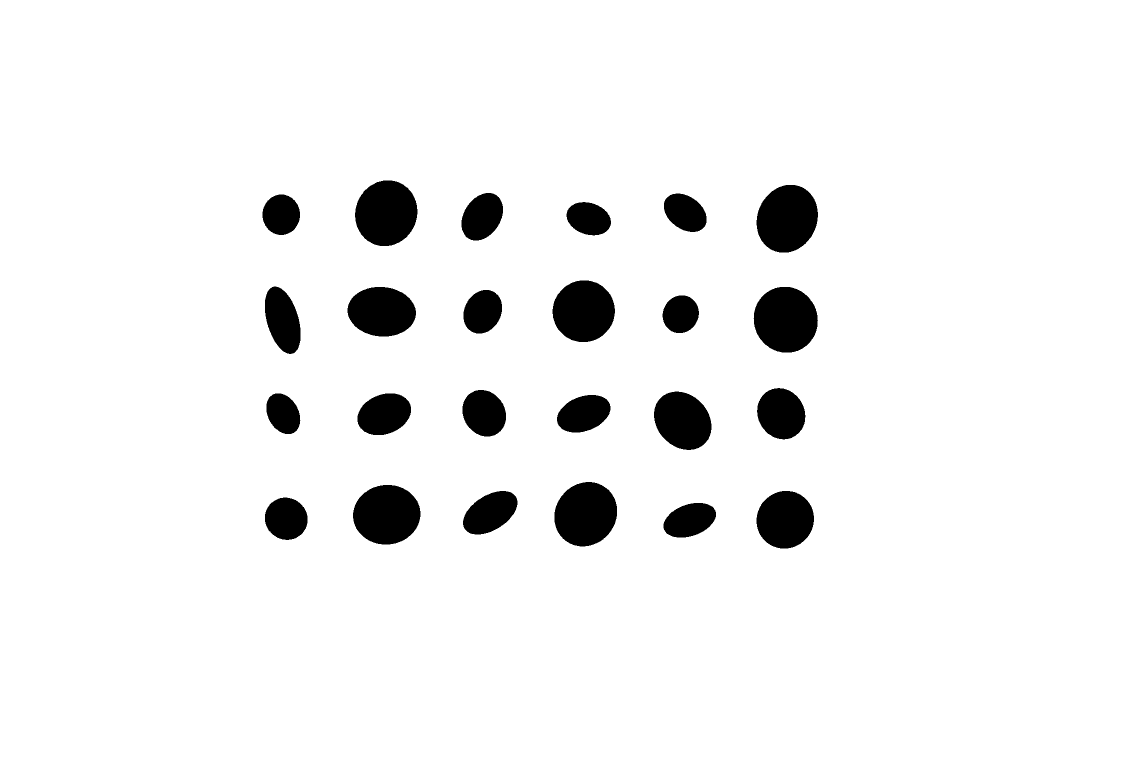
//> input picture corlor_identifi_match/7.png, 2256 x 1524 px (shown at 1/2 size)
$ ./color_match   (built with g++ and OpenCV 4)
//> lines starting //> are read from the running program, lines starting //| are printed output that depends on the picture; after the words box and inside, x2 and y2 are one past the last pixel; in counts of white or black regions, pixels touching at a corner belong together
//> further down, img is the input picture: 1524 rows x 2256 cols, CV_8UC3; 94.4% white; 24 black regions, largest, box (x1, y1, x2, y2) and area: (1507, 574, 1636, 705) 13247, (1513, 370, 1636, 505) 12963, (710, 361, 835, 492) 12834
### mycircle.h
#pragma once
#include <opencv2\opencv.hpp>
#include <iostream>
#ifndef PI
#define PI 3.141592653
#endif
using namespace cv;
using namespace std;

class mycircle
{
public:

	vector<Point2f> cir_idle;//理论圆心
	vector<int> cir_id_idle;//理论id
	vector<RotatedRect> cir_idle_ab;//理论圆心

	vector<Point2f> cir_vec,cir_match_vec;//检测到圆心,匹配过的

	vector<int> cir_hsv;//鉴别hsv
	vector<int> cir_id;//鉴别id
	vector<RotatedRect> cir_idle_ab_detect;//检测椭圆

public:
	mycircle();

	//画检测到圆心 circle(img, cir_vec[i], 3, Scalar(255, 255, 255), CV_FILLED);
	Mat& show_circle(Mat& img);

	//画检测到圆顺序/id  sprintf(s, "%d", cir_id[i]);
	Mat& show_circle_id(Mat& img);

	//画匹配结果
	Mat& show_match_order(Mat& img);

	//画椭圆,默认填充 黑色 thickness=-1
	Mat& genarate_ellipse(Mat& img, vector<RotatedRect> &center_ab_size, Scalar corlor = Scalar(0,0,0), int thickness=-1);

	//分组画椭圆  默认填充 黑色 thickness=-1
	Mat& genarate_ellipse_maiker(Mat& img, vector<RotatedRect> &center_ab_size, int group, int thickness = -1);

	//画圆
	Mat& genarate_cir(Mat& img, vector<Point2f> center_idle, int radius);

	~mycircle();
};

### imgpro.h
#pragma once
#include "mycircle.h"
#include<opencv2/highgui/highgui.hpp>
#include<opencv2/imgproc/imgproc.hpp>
#include <opencv2\opencv.hpp>
#include <iostream>
#include <stdio.h>
#include <cstdio>
#include<algorithm>
#include<Windows.h>
#include<deque>
#ifndef PI
#define PI 3.141592653
#endif

using namespace cv;
using namespace std;

//根据椭圆第一定义, 用a表示椭圆长半轴的长, b表示椭圆短半轴的长, 且a>b>0. 椭圆周长公式：L = 2πb + 4(a - b)
//椭圆周长定理：椭圆的周长等于该椭圆短半轴长为半径的圆周长（2πb）加上四倍的该椭圆长半轴长（a）与短半轴长（b）的差.椭圆面积公式： S = πab

class imgpro
{
public:
	imgpro();

	//椭圆筛选
	bool isEllipse(const vector<cv::Point2f> &contours, const RotatedRect &canEll, const double maxERR);

	//椭圆检测
	void findEllipses(const vector< vector<cv::Point2f> >& contoursRaw, std::vector< int >& sublabEllipse, std::vector<RotatedRect>& rectEll);

	//椭圆检测
	bool DecodeMark1(Mat &image, std::vector<cv::Point2f>& vpUV, bool if_gray=false);

	//椭圆检测,记录长短轴
	bool DecodeMark1(Mat &image, mycircle &cir,bool if_gray = false);

	//椭圆鉴别hsv
	void identify_cir_hsv(Mat &image, vector<cv::Point2f>& vpUV, vector<int>& hsv);

	//椭圆心鉴别hsv, 并分为group类
	void identify_cir_hsv(Mat &image, vector<cv::Point2f>& vpUV, vector<int>& hsv, vector<int>& id , int group=2);

	//加噪点
	void salt(Mat &image, int n);

	//极线匹配
	bool matchEllipse(vector<Point2f>& cir_cev_l, vector<Point2f>& cir_cev_r, vector<Point2f>& cir_match_cev_l, vector<Point2f>& cir_match_cev_r, Mat& F_2_1);
	bool matchEllipse(mycircle &cir_l, mycircle &cir_r, Mat& F_2_1);

	//由双目像素坐标计算世界坐标
	bool pointTo3D(vector<Point2f>& vec_uvLeft, vector<Point2f>& vec_uvRight, Mat& mLeftIntrinsic, Mat& mRightIntrinsic, Mat& mRightRT, vector<Point3f>& vec_3d);

	bool tack_flow(Mat& pregray, Mat& gray, vector<Point2f>& pre, vector<Point2f>& now, vector<uchar>& status,vector<float>& err);

	~imgpro();
};

### mycircle.cpp
#include "mycircle.h"

mycircle::mycircle()
{

}

//画检测到圆心 circle(img, cir_vec[i], 3, Scalar(255, 255, 255), CV_FILLED);
Mat& mycircle::show_circle(Mat& img)
{
	if (!img.data)
	{
		cout << "no data 1232";
		return img;
	}
	IplImage tstim = img;
	CvFont font;
	cvInitFont(&font, CV_FONT_HERSHEY_PLAIN | CV_FONT_ITALIC, 2.0, 2.0, 1, 1);
	for (size_t i = 0; i < cir_vec.size(); i++)
	{
		char s[100];
		sprintf(s, "%d", i);
		//cvPutText(&tstim, s, cir_vec[i], &font, CV_RGB(0, 0, 0));
		circle(img, cir_vec[i], 3, Scalar(255, 255, 255), CV_FILLED);//
	}
	return img;
}

//画检测到圆顺序/id or (hsv没有分类)  sprintf(s, "%d", cir_id[i]);
Mat& mycircle::show_circle_id(Mat& img)
{
	if (!img.data)
	{
		cout << "no data 1232\n";
		return img;
	}

	//没有分类，直接显示 hsv 数值
	if (cir_id.size() != cir_hsv.size())
	{
		cir_id = cir_hsv;
	}

	//不可能不等，除非没鉴别
	if (cir_id.size() != cir_vec.size())
	{
		cout << "cir_vec.size!=cir_id.size\n";
		return img;
	}

	IplImage tstim = img;
	CvFont font;
	cvInitFont(&font, CV_FONT_HERSHEY_PLAIN | CV_FONT_ITALIC, 2.0, 2.0, 1, 1);
	for (size_t i = 0; i < cir_vec.size(); i++)
	{
		char s[100];
		sprintf(s, "%d", cir_id[i]);
		cvPutText(&tstim, s, cir_vec[i], &font, CV_RGB(0, 0, 0));
	}
	return img;
}

//画匹配结果
// [100 lines left out: functions show_match_order, genarate_ellipse, genarate_ellipse_maiker, genarate_cir, not called in this run]

mycircle::~mycircle()
{

}

### imgpro.cpp
#include"imgpro.h"

double minArea = 130;//400--450之间
double maxArea = 30000;
double minLen = 40;
double maxLen = 6000;

TermCriteria termcrit(CV_TERMCRIT_ITER | CV_TERMCRIT_EPS, 30, 0.01);

// [4 lines left out: function SortByM1, not called in this run]

imgpro::imgpro()
{
}

//椭圆筛选
bool imgpro::isEllipse(const vector<cv::Point2f> &contours, const RotatedRect &canEll, const double maxERR)
{
	bool isEll = true;
	double x0 = canEll.center.x;
	double y0 = canEll.center.y;
	double a = canEll.size.width > canEll.size.height ? canEll.size.width*0.5 : canEll.size.height*0.5;
	double a2 = a * 2;
	double b = canEll.size.width < canEll.size.height ? canEll.size.width*0.5 : canEll.size.height*0.5;//

	double err = 3;

	double angle = canEll.angle;
	double c = sqrt(a*a - b*b);
	Vec2f c1((float)cos(angle)*c + x0, (float)sin(angle)*c + y0);
	Vec2f c2(-(float)cos(angle)*c + x0, -(float)sin(angle)*c + y0);
	///Calculate max and min err
	for (size_t i = 0; i < contours.size(); i++)
	{
		double len1 = sqrt(pow(abs(c1[0] - contours[i].x), 2) + pow(abs(c1[1] - contours[i].y), 2));
		double len2 = sqrt(pow(abs(c2[0] - contours[i].x), 2) + pow(abs(c2[1] - contours[i].y), 2));
		double len3 = sqrt(pow(abs(x0 - contours[i].x), 2) + pow(abs(y0 - contours[i].y), 2));

		double errTmp = fabs(len1 + len2 - a2);
		//////////////////////////////////

		//第一次筛选
		if (errTmp > maxERR*a2)//两个筛选条件
			//if (errTmp >0.1* a2&&fabs(a - b)>err)
		{
			isEll = false;
		}
		//第二次（面积）筛选
		double trueArea = PI*a*b;
		double trueLen = 2 * PI*b + 4 * (a - b);
		/////////////////////////////////
		if (fabs(trueArea - abs(contourArea(contours)))>3)
		{
			isEll = false;
		}
		// [5 lines of commented-out code are left out]
	}
	return isEll;
}

//椭圆检测
void imgpro::findEllipses(const vector< vector<cv::Point2f> >& contoursRaw, std::vector< int >& sublabEllipse, std::vector<RotatedRect>& rectEll)
{
	const size_t minContourPoint = 6;
	const double maxErrRate = 0.3;
	int itmps1 = contoursRaw.size();
	for (size_t i = 0; i < contoursRaw.size(); i++)
	{
		if (contoursRaw[i].size() < minContourPoint)
		{
			continue;
		}
		//临时拟合rect信息
		RotatedRect tmpRotatedRect;
		tmpRotatedRect = fitEllipse(contoursRaw[i]);

		///If the contour is a Ellipse
		if (isEllipse(contoursRaw[i], tmpRotatedRect, maxErrRate))
		{
			sublabEllipse.push_back(i);
			rectEll.push_back(tmpRotatedRect);
			//aid_point.push_back(contoursRaw[i][0]);
		}
		else
		{
		}

	}

	return;
}

//椭圆检测,提取圆心到vpUV
// [17 lines left out: function DecodeMark1, not called in this run]

//椭圆检测,记录长短轴
bool imgpro::DecodeMark1(Mat &image, mycircle &cir,bool if_gray)
{
//> called with if_gray = false
	bool found = false;
	const double resizeFactor = 1.0;

	//////////////////////////////////////////////////////////////////////////
	//图像处理
	//灰度+8U+边缘  用于轮廓检测
	//image.convertTo(image, CV_8UC1);
	Mat imGary;
	if (!if_gray)
	cvtColor(image, imGary, CV_BGR2GRAY);
	else
	{
		imGary = image;
	}
	//cv::GaussianBlur(imGary, imBlur, Size(5,5), 1, 1);

	Mat imCanny;
	Canny(imGary, imCanny, 30, 50, 3);
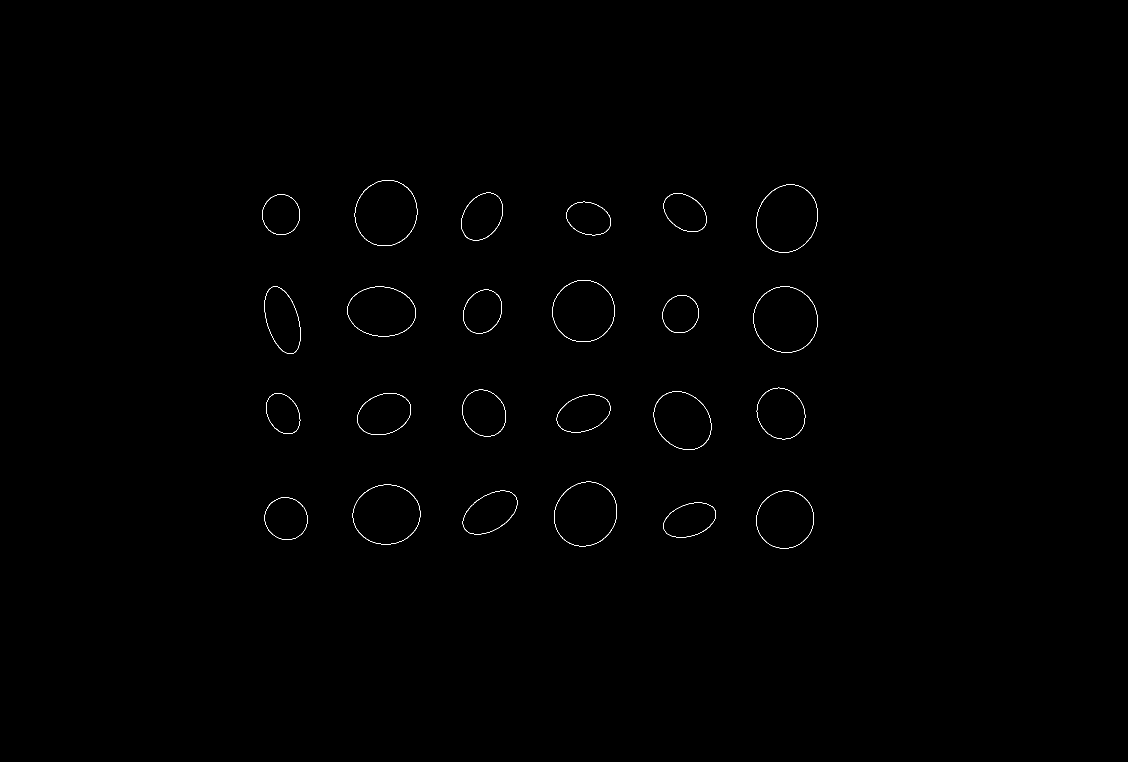
//> imCanny: 1524 rows x 2256 cols, CV_8UC1 (shown at 1/2 size); 0.23% white in thin lines or dots, all inside (x1, y1, x2, y2) = (524, 360, 1636, 1097)
	//imshow("图像处理①Canny", imCanny);
	//waitKey(0);

	//////////////////////////////////////////////////////////////////////////
	//检测轮廓饭
	vector<vector<cv::Point2f> > contours;
	vector<vector<cv::Point>> contour1;

	//只检测外轮廓. CV_CHAIN_APPROX_SIMPLE压缩水平方向，垂直方向，对角线方向的元素，只保留该方向的终点坐标
	//CV_CHAIN_APPROX_NONE储存所有点
	//检测完轮廓 imcanny已经改变

	//cv::findContours(imCanny, contours, CV_RETR_EXTERNAL, CV_CHAIN_APPROX_NONE);
	cv::findContours(imCanny, contour1, CV_RETR_EXTERNAL, CV_CHAIN_APPROX_NONE);
//> contour1 = 24 contours; largest, box (x1, y1, x2, y2) and area: (1507, 573, 1636, 705) 13274, (1512, 369, 1636, 505) 12990, (709, 360, 835, 492) 12856, (1108, 963, 1234, 1093) 12641, (705, 969, 841, 1089) 12613

	for (size_t i = 0; i < contour1.size(); i++)
	{
		double a = abs(contourArea(contour1[i]));
		double b = abs(arcLength(contour1[i], true));

		if (a >= minArea&&a <= maxArea&&b >= minLen&&b <= maxLen)
		{
			//亚像素角点检测
			vector<Point2f> tmp;
			for (size_t j = 0; j < contour1[i].size(); j++)
			{
				tmp.push_back(contour1[i][j]);
			}
			/*cornerSubPix(imCanny, tmp, Size(5, 5),
			Size(-1, -1), TermCriteria(CV_TERMCRIT_EPS + CV_TERMCRIT_ITER, 30, 0.1));*/
			contours.push_back(tmp);
		}
		else
		{
			continue;
		}

	}
//> this loop made 24 passes
//> (a, b) on passes 1 to 8: (5401, 291.8), (5662.5, 283.2), (10400, 381.5), (6575.5, 322.3), (12613, 421.3), (12641, 422.5), (6020.5, 302.5), (6881, 316.7)

	if (!contours.empty())
	{
		found = true;
		//drawContours(image, contours,)
	}
	else
	{
		found = false;
		return found;
	}
	Mat contoursIm;
	image.copyTo(contoursIm);

	//////////////////////////////////////////////////////////////////////////
	//筛选轮廓
	//轮廓中是通过了椭圆筛选的序号
	std::vector<int > EllipseContour;
	//轮廓拟合rect信息
	//std::vector<RotatedRect> EllipseRect;
	//筛选下椭圆
	cir.cir_idle_ab_detect.clear();
	cir.cir_vec.clear();

	findEllipses(contours, EllipseContour, cir.cir_idle_ab_detect);
//> EllipseContour = 23 values from 0 to 23; cir.cir_idle_ab_detect = 23 RotatedRects (x, y, width, height, angle), first 8: [1379, 1039.8, 63.07, 109.1, 71.07], [571.9, 1036.8, 83.1, 86.79, 126.8], [1569.8, 1038.8, 113, 117.2, 42.55], [980, 1024.9, 69.26, 120.9, 58.08], [772.9, 1028.8, 119, 134.9, 84.1], [1170.8, 1027.9, 120.9, 133.2, 37.67], [1167, 826.8, 69.01, 111.1, 70.05], [768, 827.8, 78.99, 110.9, 69.5]

	int size = cir.cir_idle_ab_detect.size();
//> size = 23
	for (size_t i = 0; i < size; i++)
	{
		cir.cir_vec.push_back(cir.cir_idle_ab_detect[i].center);
	}
//> this loop made 23 passes
	//////////////////////////////////////////////////////////////////////////
	return found;
}

//椭圆鉴别hsv
void imgpro::identify_cir_hsv(Mat &image, vector<cv::Point2f>& vpUV, vector<int>& hsv)
{
	if (hsv.size()>0)hsv.clear();

	int size = vpUV.size();
//> size = 23
	for (size_t i = 0; i < size; i++)
	{
		Mat temm(image, Rect(vpUV[i].x - 2, vpUV[i].y - 2, 5, 5));
		Mat temmp;
		cvtColor(temm, temmp, CV_BGR2HSV);

		/* 注意 Mat::at 函数是个模板函数, 需要指明参数类型, 因为这张图是具有红蓝绿三通道的图,
		所以它的参数类型可以传递一个 Vec3b, 这是一个存放 3 个 uchar 数据的 Vec(向量). 这里
		提供了索引重载, [2]表示的是返回第三个通道, 在这里是 Red 通道, 第一个通道(Blue)用[0]返回 */
		int bgr[3] = { 0, 0, 0 };

		for (int k = 0; k < 5; k++)
			for (int l = 0; l < 5; l++)
			{
				bgr[2] += (int)temmp.at<Vec3b>(k, l)[2];
				bgr[1] += (int)temmp.at<Vec3b>(k, l)[1];
				bgr[0] += (int)temmp.at<Vec3b>(k, l)[0];
			}
		bgr[2] /= 25;
		bgr[1] /= 25;
		bgr[0] /= 25;

		hsv.push_back(bgr[0]);
	}
}

//椭圆心鉴别hsv, 并分为group类
void imgpro::identify_cir_hsv(Mat &image, vector<cv::Point2f>& vpUV, vector<int>& hsv, vector<int>& id, int group)
{
	this->identify_cir_hsv(image, vpUV, hsv);
//> hsv = 23 values from 0 to 0

	int size = hsv.size();
//> size = 23

	int step = 180 / group / 3;

	for (size_t i = 0; i < size; i++)
	{

		int not_sure = -10;

		int num = hsv[i] / step + 1;

		int k = num / 3;
		if (k == group)k = 0;

		if (num % 3 != 2)not_sure = k;
		id.push_back(not_sure);
	}
}

//加噪点
// [245 lines left out: functions salt, matchEllipse, matchEllipse, pointTo3D, tack_flow, not called in this run]

imgpro::~imgpro()
{
}


### corlor_identifi_match/color_match.cpp
#include"imgpro.h"
//该程序用于测试分类

int main()
{
	imgpro myimgpro;//图像处理类
	mycircle cir;//标志点类

	Mat img = imread("7.png");
	imshow("yuantu", img);
	waitKey(1);

	myimgpro.DecodeMark1(img, cir);

	myimgpro.identify_cir_hsv(img, cir.cir_vec, cir.cir_hsv,  cir.cir_id, 3);
//> cir.cir_hsv = 23 values from 0 to 0; cir.cir_id = 23 values from 0 to 0
	cir.show_circle_id(img);
//> the loop in show_circle_id, `for (size_t i = 0; i < cir_vec.size(); i++)` made 23 passes

	cir.show_circle(img);
//> the loop in show_circle, `for (size_t i = 0; i < cir_vec.size(); i++)` made 23 passes

	imshow("res", img);
	waitKey(0);
	//双目标定f


	//标志点匹配

	//测量

	return 0;
}

$ run again, with corlor_identifi_match/1.png copied over corlor_identifi_match/7.png
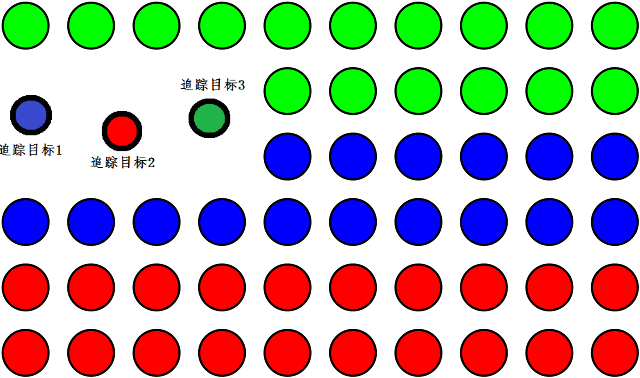
//> input picture corlor_identifi_match/1.png, 640 x 378 px
//> img is the input picture: 378 rows x 640 cols, CV_8UC3; mean B, G, R 177, 176.9, 183.5
//> in DecodeMark1, `Canny(imGary, imCanny, 30, 50, 3);`:
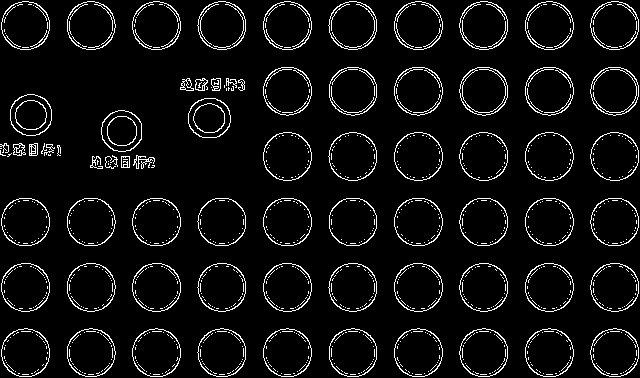
//> imCanny: 378 rows x 640 cols, CV_8UC1; 6% white in thin lines or dots
//> contour1 = 86 contours, 23 with area under 20; largest, box (x1, y1, x2, y2) and area: (590, 1, 639, 50) 1830, (132, 263, 181, 312) 1830, (525, 328, 574, 377) 1829, (590, 263, 639, 312) 1829, (263, 263, 312, 312) 1829
//> the loop in DecodeMark1, `for (size_t i = 0; i < contour1.size(); i++)` made 86 passes
//> (a, b) on passes 1 to 8: (1820.5, 159.8), (1829, 160.4), (1817.5, 159.8), (1827, 160.4), (1815, 159.5), (1824, 160.4), (1817, 160.4), (1827, 160.4)
//> EllipseContour = 55 values from 0 to 54; cir.cir_idle_ab_detect = 55 RotatedRects (x, y, width, height, angle), first 8: [614.3, 352.3, 48.03, 48.26, 128.5], [548.9, 352.4, 48.14, 48.38, 87.36], [483.4, 352.3, 48.09, 48.13, 126.3], [418, 352.4, 48.13, 48.34, 92.12], [352.5, 352.3, 48.02, 48.13, 168.9], [287, 352.4, 48.09, 48.29, 86.94], [221.5, 352.4, 48.05, 48.16, 26.16], [156, 352.4, 48.13, 48.34, 87.88]
//> in DecodeMark1, `int size = cir.cir_idle_ab_detect.size();`: size = 55
//> the loop in DecodeMark1, `for (size_t i = 0; i < size; i++)` made 55 passes
//> the loop in identify_cir_hsv, `for (size_t i = 0; i < size; i++)` made 55 passes
//> hsv = 55 values, max 120 at index 20, min 0 at index 0, mean 55.73
//> in identify_cir_hsv, `int size = hsv.size();`: size = 55
//> the loop in identify_cir_hsv, `for (size_t i = 0; i < size; i++)` made 55 passes
//> (num, not_sure) on passes 1 to 8: (1, 0), (1, 0), (1, 0), (1, 0), (1, 0), (1, 0), (1, 0), (1, 0)
//> cir.cir_hsv has the same summary as hsv in identify_cir_hsv; cir.cir_id = 55 values, max 2 at index 20, min 0 at index 0, mean 0.927
//> the loop in show_circle_id, `for (size_t i = 0; i < cir_vec.size(); i++)` made 55 passes
//> s on passes 1 to 8: '0', '0', '0', '0', '0', '0', '0', '0'
//> the loop in show_circle, `for (size_t i = 0; i < cir_vec.size(); i++)` made 55 passes
//> after the loop in show_circle, `for (size_t i = 0; i < cir_vec.size(); i++)`:
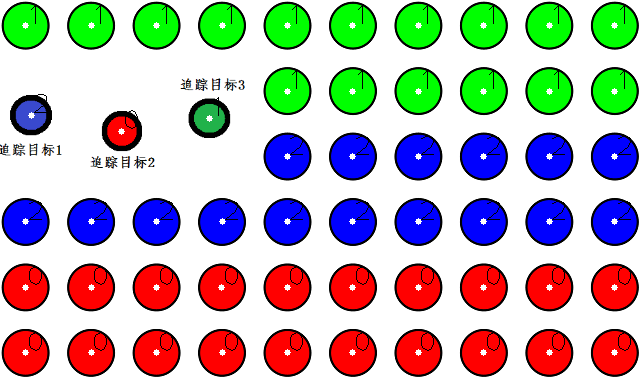
//> img: 378 rows x 640 cols, CV_8UC3; mean B, G, R 177.5, 177.6, 183.6

$ run again, with corlor_identifi_match/1.jpg saved as corlor_identifi_match/7.png
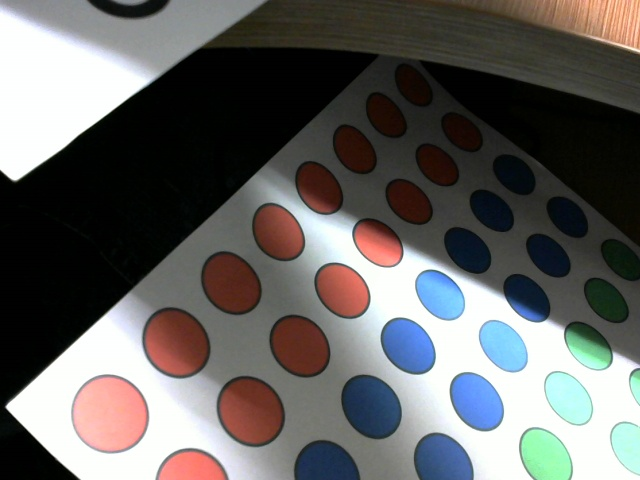
//> input picture corlor_identifi_match/1.jpg, 640 x 480 px
//> img is the input picture: 480 rows x 640 cols, CV_8UC3; mean B, G, R 98.3, 99.7, 100.9
//> in DecodeMark1, `Canny(imGary, imCanny, 30, 50, 3);`:
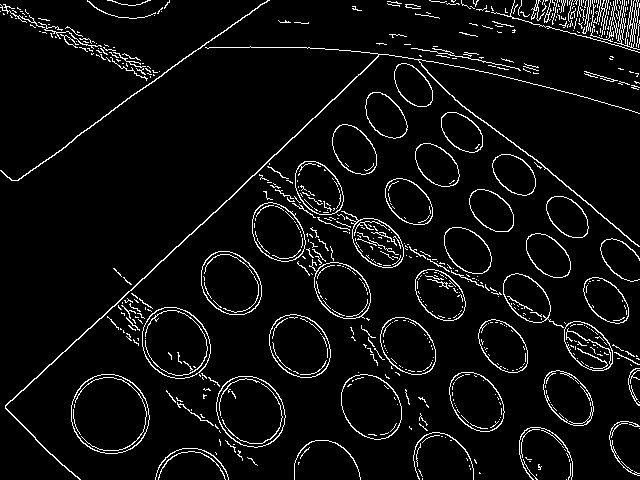
//> imCanny: 480 rows x 640 cols, CV_8UC1; 5.5% white in thin lines or dots
//> contour1 = 398 contours, 352 with area under 20; largest, box (x1, y1, x2, y2) and area: (71, 374, 150, 454) 4882, (216, 376, 286, 448) 3792, (142, 307, 211, 379) 3791, (341, 374, 402, 440) 3019, (269, 314, 331, 378) 2978
//> the loop in DecodeMark1, `for (size_t i = 0; i < contour1.size(); i++)` made 398 passes
//> (a, b) on passes 1 to 3: (0, 0), (0, 2), (0, 2)
//> EllipseContour = 20 values from 0 to 26; cir.cir_idle_ab_detect = 20 RotatedRects (x, y, width, height, angle), first 8: [250.2, 411.1, 64.61, 74.72, 142.4], [370.9, 406.3, 55.11, 69.76, 143.8], [109.5, 413.8, 77.02, 80.7, 146.3], [476.1, 401.4, 46.52, 66.17, 143.2], [568, 397.8, 39.64, 62.67, 141.8], [587.9, 345.9, 36.68, 59.15, 136], [502.9, 345.8, 39.34, 60.63, 140.2], [407.6, 345.7, 47.04, 64.44, 138.5]
//> in DecodeMark1, `int size = cir.cir_idle_ab_detect.size();`: size = 20
//> the loop in DecodeMark1, `for (size_t i = 0; i < size; i++)` made 20 passes
//> the loop in identify_cir_hsv, `for (size_t i = 0; i < size; i++)` made 20 passes
//> hsv = 20 values, max 110 at index 3, min 3 at index 2, mean 66
//> in identify_cir_hsv, `int size = hsv.size();`: size = 20
//> the loop in identify_cir_hsv, `for (size_t i = 0; i < size; i++)` made 20 passes
//> (num, not_sure) on passes 1, 2, 3, 4, 6, 7, 8, 9: (1, 0), (6, 2), (1, 0), (6, 2), (4, 1), (6, 2), (6, 2), (1, 0)
//> cir.cir_hsv has the same summary as hsv in identify_cir_hsv; cir.cir_id = 20 values, max 2 at index 1, min -10 at index 4, mean 0.6
//> the loop in show_circle_id, `for (size_t i = 0; i < cir_vec.size(); i++)` made 20 passes
//> s on passes 1 to 8: '0', '2', '0', '2', "-10", '1', '2', '2'
//> the loop in show_circle, `for (size_t i = 0; i < cir_vec.size(); i++)` made 20 passes
//> after the loop in show_circle, `for (size_t i = 0; i < cir_vec.size(); i++)`:
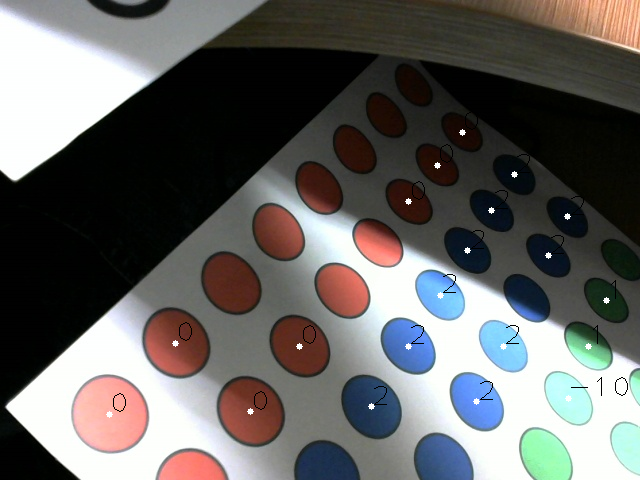
//> img: 480 rows x 640 cols, CV_8UC3; mean B, G, R 98.3, 99.8, 101
